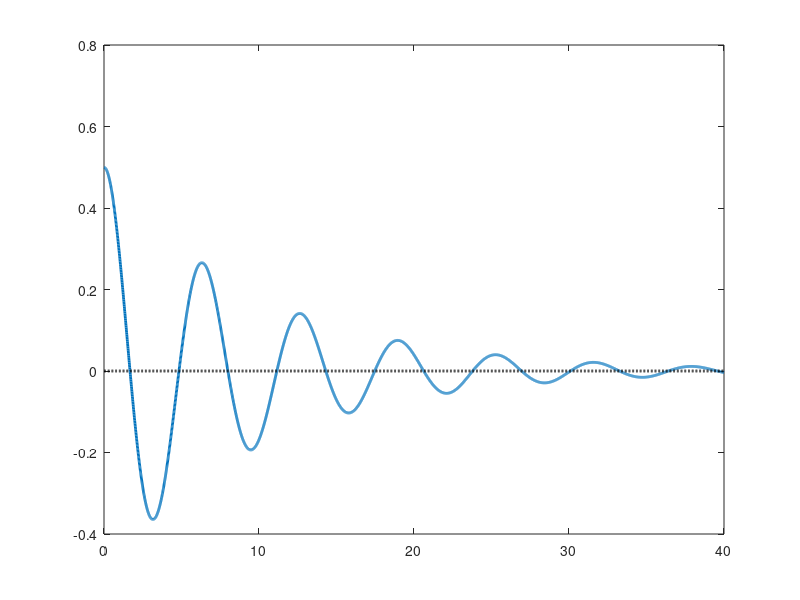

MATLAB code for this plot: (Note: this script raises an error after producing the figure.)
%% W03_02_state_space.m
%  3주차 실습 (2) : 상태공간 - 시스템을 적는 두 번째 방법
%
%  2주차에서 전달함수 하나로는 못 하는 일이 있다는 것을 봤습니다.
%  물체를 당겨 놓고 놓았을 때 전달함수는 "아무 일도 없다"고 답했습니다.
%
%  그 문제를 해결하는 것이 상태공간(state-space)입니다.
%  12~14주차 현대제어는 전부 이 위에서 진행되므로 지금 개념을 잡아 둡시다.
%
%  대응하는 강의노트 : W03_LectureNote.mlx
%
%  제어시스템설계 3주차 | 충남대학교 자율운항시스템공학과

clc; clear all; close all;

%% 경로 자동 등록 — setup_path 를 아직 안 했어도 알아서 잡습니다
%  (이 블록은 실습 내용과 상관없습니다. 지우지 마십시오.)
if isempty(which('plant_msd'))
    p_ = pwd;
    if ~isempty(mfilename('fullpath')), p_ = fileparts(mfilename('fullpath')); end
    for k_ = 1:4
        if isfile(fullfile(p_,'setup_path.m')), run(fullfile(p_,'setup_path.m')); break; end
        p_ = fileparts(p_);
    end
    clear p_ k_
end
s = tf('s');

%% 1. "상태"가 뭔가요
%
%  게임 세이브 파일을 생각해 봅시다.
%
%  게임을 저장하고 껐다가 내일 다시 켜서 이어서 하려면 무엇을 저장해야 할까요?
%  캐릭터 위치, 체력, 가진 아이템 정도면 됩니다.
%  지금까지 어떤 경로로 걸어왔는지는 저장할 필요가 없습니다.
%  현재 상황만 알면 이어서 할 수 있으니까요.
%
%  제어공학에서 "상태(state)"가 바로 이것입니다.
%
%      상태 = 지금부터의 미래를 계산하는 데 필요한 최소한의 정보
%
%  질량-스프링-댐퍼에서는 무엇을 저장해야 할까요?
%
%      위치만?   부족합니다. 같은 위치라도 날아가는 중인지 멈춰 있는지 다릅니다.
%      위치+속도? 충분합니다. 이 둘과 앞으로 들어올 힘만 알면 미래가 다 정해집니다.
%
%  그래서 이 시스템의 상태는 두 개입니다.
%
%      x1 = 위치
%      x2 = 속도
%
%  상태가 몇 개인지는 미분방정식의 차수와 같습니다. 2계 미분방정식이면 상태 2개입니다.
%  왜냐하면 2계 미분방정식을 풀려면 초기조건이 두 개 필요하기 때문입니다.

%% 2. 상태공간으로 적어 보기
%
%  운동방정식은 이것이었습니다.
%
%      m*x'' + b*x' + k*x = F
%
%  상태를 x1 = 위치, x2 = 속도 로 두면 x2 = x1' 입니다.
%  이제 규칙은 하나입니다. "모든 상태의 미분을, 상태와 입력만으로 표현한다."
%
%  첫 번째 상태의 미분:
%      x1' = x2                              (위치의 미분은 속도, 당연합니다)
%
%  두 번째 상태의 미분:
%      x2' = x'' = (F - b*x' - k*x)/m
%          = (F - b*x2 - k*x1)/m
%          = -(k/m)*x1 - (b/m)*x2 + (1/m)*F
%
%  이 둘을 행렬로 묶으면 끝입니다.
%
%      [x1']   [   0      1  ] [x1]   [ 0 ]
%      [   ] = [             ] [  ] + [   ] F
%      [x2']   [ -k/m  -b/m  ] [x2]   [1/m]
%       ----    --------------  ----   -----
%        x'    =       A         x   +   B    u
%
%  그리고 우리가 측정하는 값(출력)이 위치라면
%
%      y = [1  0] [x1; x2] + 0*F
%           -----
%             C                  D
%
%  이것이 상태공간 표현입니다. 항상 이 두 줄 형태입니다.
%
%      x' = A*x + B*u        (상태가 어떻게 변하는가)
%      y  = C*x + D*u        (그중 무엇을 내다보는가)

m = 1; b = 0.2; k = 1;

A = [   0     1  ;
     -k/m  -b/m ];
B = [0; 1/m];
C = [1 0];
D = 0;

sys_ss = ss(A, B, C, D);

fprintf('=== 상태공간 행렬 ===\n');
fprintf('A =\n'); disp(A);
fprintf('B =\n'); disp(B);
fprintf('C =\n'); disp(C);
fprintf('D = %g\n\n', D);

%% 3. A, B, C, D 는 각각 무슨 뜻인가
%
%  이름만 외우면 헷갈립니다. 역할로 기억하십시오.
%
%      A : 아무도 안 건드려도 시스템이 저 혼자 어떻게 움직이는가
%          (진자를 그냥 놓아두면 어떻게 흔들리는가)
%
%      B : 입력이 상태에 어떻게 들어가는가
%          (힘을 주면 어느 상태가 얼마나 밀리는가)
%
%      C : 여러 상태 중 우리가 실제로 볼 수 있는 것은 무엇인가
%          (센서가 위치만 잰다면 속도는 못 봅니다)
%
%      D : 입력이 출력에 곧바로 튀어나오는 몫
%          (대부분의 물리 시스템에서 0 입니다. 힘을 준다고 위치가
%           그 순간 순간이동하지는 않으니까요)
%
%  이 중 A 가 가장 중요합니다. 시스템의 성격을 A 가 혼자 다 정합니다.
%  실제로 A 의 고유값(eigenvalue)이 곧 전달함수의 극점입니다. 확인해 봅시다.

fprintf('=== A 의 고유값 vs 전달함수의 극점 ===\n');
fprintf('  A 의 고유값 : ');
ev = eig(A); fprintf('%+.3f%+.3fj   ', [real(ev).'; imag(ev).']); fprintf('\n');

G = 1/(m*s^2 + b*s + k);
fprintf('  G 의 극점   : ');
pl = pole(G); fprintf('%+.3f%+.3fj   ', [real(pl).'; imag(pl).']); fprintf('\n');
fprintf('  --> 정확히 같습니다.\n');
fprintf('      그래서 12주차에서 안정도를 볼 때 eig(A) 만 보면 됩니다.\n\n');

%% 4. 전달함수와 상태공간 사이를 오가기
%
%  둘은 같은 시스템의 다른 표현이므로 자유롭게 오갈 수 있습니다.
%  MATLAB 명령 두 개면 됩니다.

G_from_ss = tf(sys_ss);          % 상태공간 -> 전달함수
sys_from_G = ss(G);              % 전달함수 -> 상태공간

fprintf('=== 상태공간 -> 전달함수 ===\n');
G_from_ss

t = 0:0.01:40;
fprintf('원래 전달함수와 응답 차이 : %.2e\n\n', ...
        max(abs(step(G, t) - step(G_from_ss, t))));

%% 5. 주의 : 상태공간 표현은 하나가 아닙니다
%
%  전달함수는 시스템 하나당 딱 하나입니다.
%  그런데 상태공간은 무한히 많습니다.
%
%  왜 그럴까요? 상태를 무엇으로 고르느냐가 우리 마음이기 때문입니다.
%  위치와 속도로 골라도 되고, 위치와 운동량으로 골라도 되고,
%  둘을 섞어서 골라도 됩니다.
%
%  비유하자면 같은 도시의 위치를 "동경/북위"로 적을 수도 있고
%  "서울역에서 몇 km 동쪽, 몇 km 북쪽"으로 적을 수도 있는 것과 같습니다.
%  좌표계가 달라도 그 도시는 같은 도시입니다.
%
%  아래에서 MATLAB 이 자동으로 만든 상태공간과 우리가 손으로 만든 것을 비교해 보면
%  A 행렬 숫자가 다른데도 고유값은 같고 응답도 같은 것을 볼 수 있습니다.

fprintf('=== 우리가 만든 A vs MATLAB 이 만든 A ===\n');
fprintf('우리 것 A =\n'); disp(A);
fprintf('MATLAB 것 A =\n'); disp(sys_from_G.A);
fprintf('우리 것 고유값   : ');   ev1 = eig(A);
fprintf('%+.3f%+.3fj  ', [real(ev1).'; imag(ev1).']); fprintf('\n');
fprintf('MATLAB 것 고유값 : ');   ev2 = eig(sys_from_G.A);
fprintf('%+.3f%+.3fj  ', [real(ev2).'; imag(ev2).']); fprintf('\n');
fprintf('--> 행렬 숫자는 달라도 고유값이 같으니 같은 시스템입니다.\n\n');

%% 6. 상태공간의 진짜 이점 : 초기조건
%
%  2주차 마지막에 풀지 못했던 문제로 돌아갑시다.
%
%      "물체를 0.5 m 당겨 놓고 힘 없이 놓았다. 어떻게 되는가?"
%
%  전달함수는 "아무 일도 없다"고 답했습니다. 입력이 0 이니까요.
%  상태공간은 초기 상태를 직접 넣을 수 있으므로 제대로 답합니다.
%
%      initial(sys, x0, t)    <- 초기조건에서 출발한 응답
%
%  x0 = [0.5; 0] 은 "위치 0.5 m, 속도 0" 이라는 뜻입니다.

x0 = [0.5; 0];

figure('Name','초기조건 응답');
h1 = plot(t, initial(sys_ss, x0, t), 'LineWidth', 2); hold on;
h2 = plot(t, zeros(size(t)), 'k--', 'LineWidth', 2);
yline(0, 'k:'); grid on;
xlabel('시간 [s]'); ylabel('위치 [m]');
title('0.5 m 당겨 놓고 놓았을 때 (힘은 0)');
legend([h1 h2], {'상태공간이 주는 답', '전달함수가 주는 답 (항상 0)'}, ...
       'Location','northeast');

fprintf('=== 초기조건 응답 ===\n');
fprintf('  전달함수 : 입력이 0 이니 출력도 0. 틀린 답입니다.\n');
fprintf('  상태공간 : 0.5 m 에서 출발해 진동하며 0 으로 갑니다. 맞는 답입니다.\n\n');

%% 7. 상태를 전부 꺼내 보기
%
%  전달함수는 출력 하나만 알려 줍니다.
%  상태공간은 내부 상태를 전부 볼 수 있습니다. 위치뿐 아니라 속도까지요.
%
%  C 행렬을 단위행렬로 바꾸면 "모든 상태를 출력으로 내보내라"는 뜻이 됩니다.

sys_all = ss(A, B, eye(2), [0;0]);       % 상태 둘 다 출력
[y_all, ~] = initial(sys_all, x0, t);

figure('Name','내부 상태 관찰');
tiledlayout(2,1)

nexttile
plot(t, y_all(:,1), 'LineWidth', 2); grid on;
ylabel('위치 [m]'); title('내부 상태를 모두 꺼내 본 결과');

nexttile
plot(t, y_all(:,2), 'LineWidth', 2, 'Color', [0.85 0.33 0.10]); grid on;
xlabel('시간 [s]'); ylabel('속도 [m/s]');

fprintf('=== 내부 상태 관찰 ===\n');
fprintf('  위치가 최대일 때 속도는 0 이고, 위치가 0 을 지날 때 속도가 최대입니다.\n');
fprintf('  진자나 그네를 떠올리면 자연스러운 결과입니다.\n');
fprintf('  이렇게 내부를 들여다볼 수 있는 것이 상태공간의 힘입니다.\n\n');

%% 8. 정리
%
%  1) 상태 = 미래를 계산하는 데 필요한 최소한의 정보 (게임 세이브 파일)
%     질량-스프링-댐퍼는 위치와 속도, 두 개면 충분합니다.
%
%  2) 상태공간은 항상 이 두 줄입니다.
%
%         x' = A*x + B*u
%         y  = C*x + D*u
%
%  3) A 가 시스템의 성격을 정합니다. A 의 고유값 = 전달함수의 극점입니다.
%
%  4) 상태공간 표현은 여러 가지입니다. 좌표를 어떻게 잡느냐가 자유이기 때문입니다.
%     그래도 고유값은 항상 같습니다.
%
%  5) 상태공간은 초기조건을 다룰 수 있고, 내부 상태를 볼 수 있습니다.
%     입출력이 여러 개여도 형태가 그대로입니다.
%     이 장점 때문에 12~14주차 현대제어는 전부 상태공간을 씁니다.
%
%  다음 실습 : W03_03_pendulum_linearization.m
%              이번 학기 전반부에서 가장 중요한 개념인 "선형화"를 다룹니다.
%              세상의 거의 모든 시스템은 사실 비선형인데, 우리는 지금까지
%              선형 이론만 배웠습니다. 이 간극을 어떻게 메울까요?
